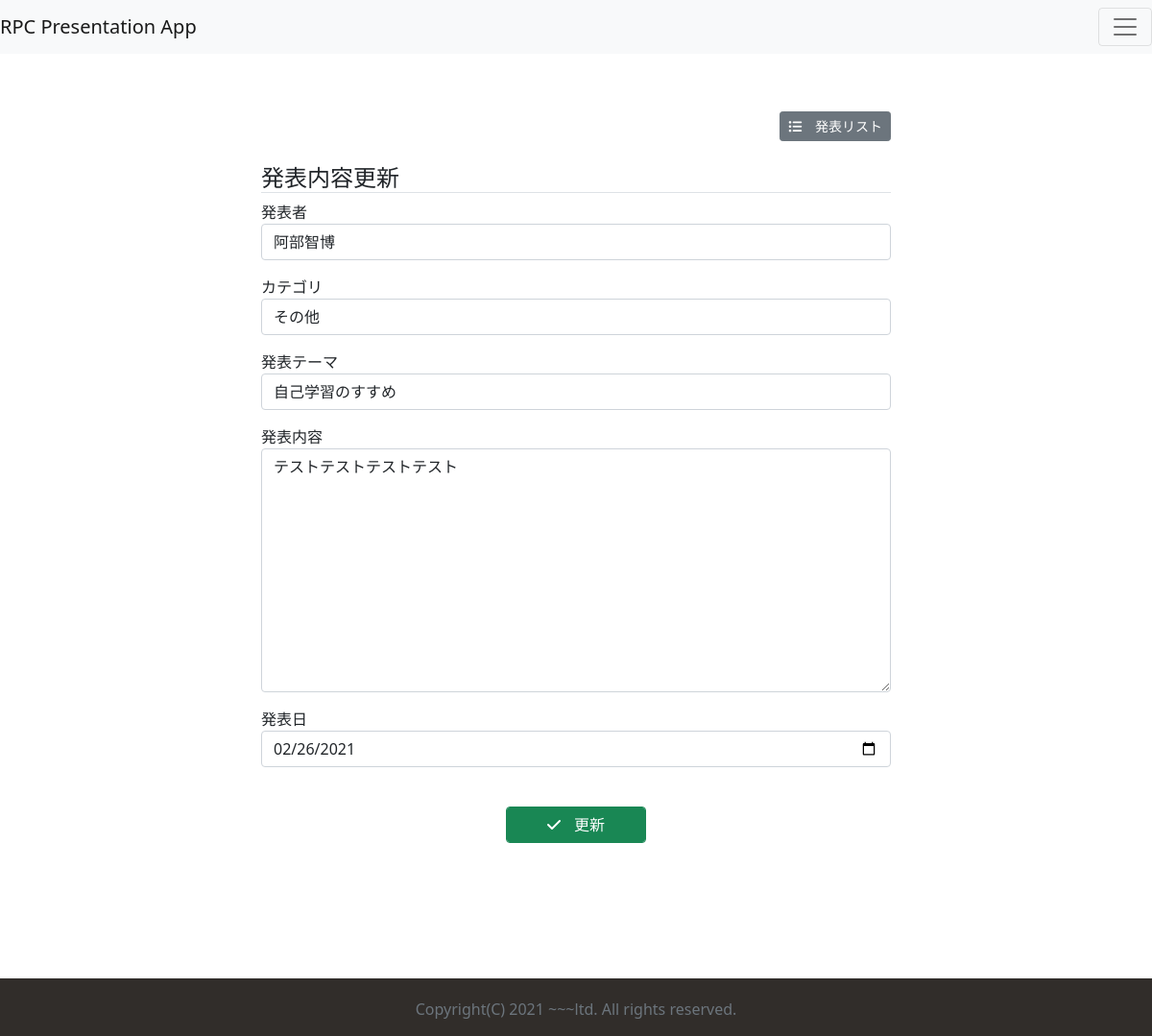
Page /update/21 on the committed database.
### jiyukenkyu_app/models.py (models this page shows, shortened)
class Presentation(models.Model):
    CHOICES = (
        (1, '技術系'),
        (2, '業務系'),
        (3, 'ビジネススキル'),
        (4, 'その他'),
    )
    presenter = models.CharField(max_length=20)
    theme = models.CharField(max_length=30)
    category = models.IntegerField(null=True, blank=True, choices=CHOICES)
    detail = models.TextField()
    presented_at = models.DateField()
    is_presented = models.BooleanField(default=True)
    created_at = models.DateTimeField(auto_now_add=True)
    updated_at = models.DateTimeField(auto_now=True)

### jiyukenkyu_app/views.py (the view, shortened to what this page needs)
# urls.py: path('update/<int:pk>', views.Update.as_view(), name='update'),
class Update(UpdateView):
    template_name = 'form.html'
    model = Presentation
    form_class = PresentationForm
    success_url = reverse_lazy('app:list')
    def get_context_data(self, **kwargs):
        context = super().get_context_data(**kwargs)
        context.update(common_label(self))
        context['update_title'] = '発表内容更新'
        context['update_btn'] = '更新'
        context['is_update'] = True
        return context

### jiyukenkyu_app/forms.py (shortened to what this page needs)
class PresentationForm(forms.ModelForm):
    class Meta:
        model = Presentation
        fields = (
            'presenter',
            'category',
            'theme',
            'detail',
            'presented_at'
        )
        labels = {
           'presenter': '発表者',
           'category': 'カテゴリ',
           'theme': '発表テーマ',
           'detail': '発表内容',
           'presented_at': '発表日',
        }
        widgets = {
            'presented_at': widgets.NumberInput(attrs={'type': 'date'}),
        }
    def __init__(self, *args, **kwargs):
        super().__init__(*args, **kwargs)
        self.label_suffix = ""
        for field in self.fields.values():
            field.widget.attrs["class"] = "form-control"

### jiyukenkyu_app/views.py (called while the page is built)
def common_label(self):
    context = {}
    context['presented_at_label'] = '発表日'
    context['presenter_label'] = '発表者'
    context['category_label'] = 'カテゴリ'
    context['theme_label'] = '発表テーマ'
    context['detail_label'] = '詳細'
    context['status_label'] = 'ステータス'
    context['before_presentation'] = '発表前'
    context['after_presentation'] = '発表済み'
    context['list_btn'] = '発表リスト'
    context['add_btn'] = '発表を追加する'
    context['detail_btn'] = '詳細'
    context['modify_btn'] = '修正'
    context['delete_btn'] = '削除'
    context['back_btn'] = '戻る'
    return context

### jiyukenkyu_app/templates/form.html (shortened to what this page needs)
{% extends 'common.html' %}
{% block content %}
    <div class="container my-3">
        <div class="list-btn-content">
            <a href="{% url 'app:list' %}" class="btn btn-secondary btn-sm">
                <i class="fas fa-list-ul"></i>
                {{list_btn}}
            </a>
        </div>
        <h4 class="mt-4 border-bottom">
            {% if is_create %}
                {{create_title}}
            {% elif is_update %}
                {{update_title}}
            {% endif %}
        </h4>
        <form action="" method="POST" class="form-group">
            {{form.as_p}}
            <div class="form-group row">
                <div class="offset-md-3 col-md-9">
                    {% if is_create %}
                    <button type="submit" class="form-control btn btn-primary">
                        <i class="fas fa-plus"></i>
                        {{submit_btn}}
                    </button>
                        {% elif is_update %}
                    <button type="submit" class="form-control btn btn-success">
                        <i class="fas fa-check"></i>
                        {{update_btn}}
                    </button>
                        {% endif %}
                </div>
            </div>
        </form>
    </div>
{% endblock %}

### jiyukenkyu_app/static/css/common.css (style rules this page uses)
.container, .container-lg, .container-md, .container-sm { max-width: 700px; }
.offset-md-3 { margin: 25px auto; width: 25%; }
html { position: relative; min-height: 100%; }
body { margin-bottom: 60px; }
.container { width: auto; max-width: 680px; }
.list-btn-content { text-align: right; }
.fas { margin-right: 10px; }

### rows in the picture
Presentation: presenter "阿部智博", category "その他", theme "自己学習のすすめ", detail "テストテストテストテスト", presented_at "02/26/2021"

### other values in the picture
{{ list_btn }} "発表リスト"
{{ update_title }} "発表内容更新"
{{ update_btn }} "更新"
